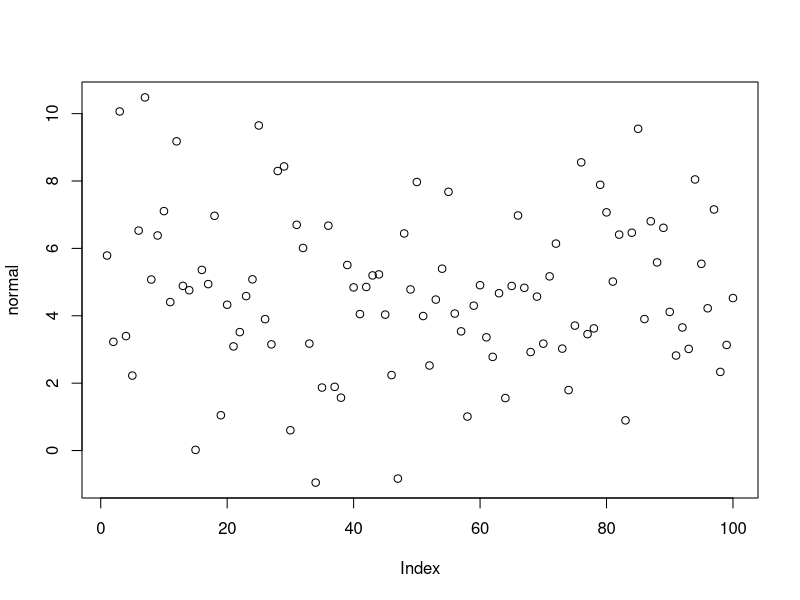
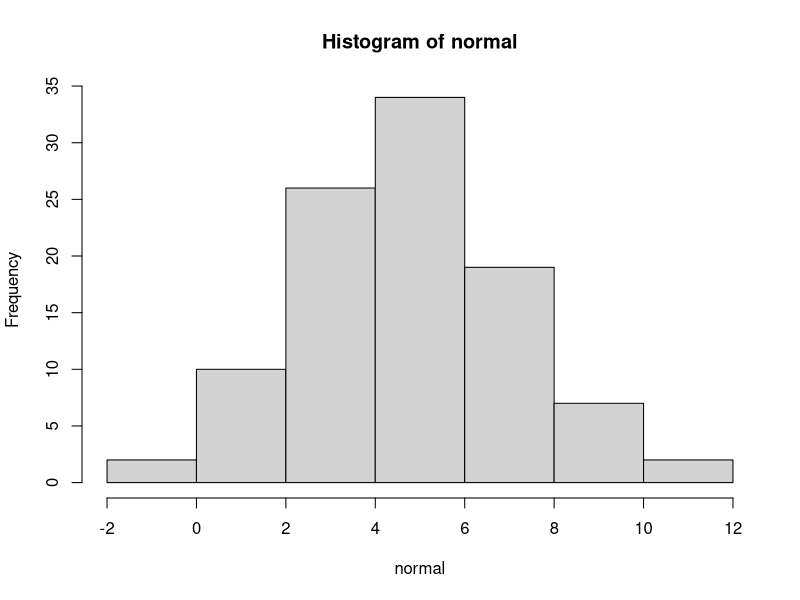
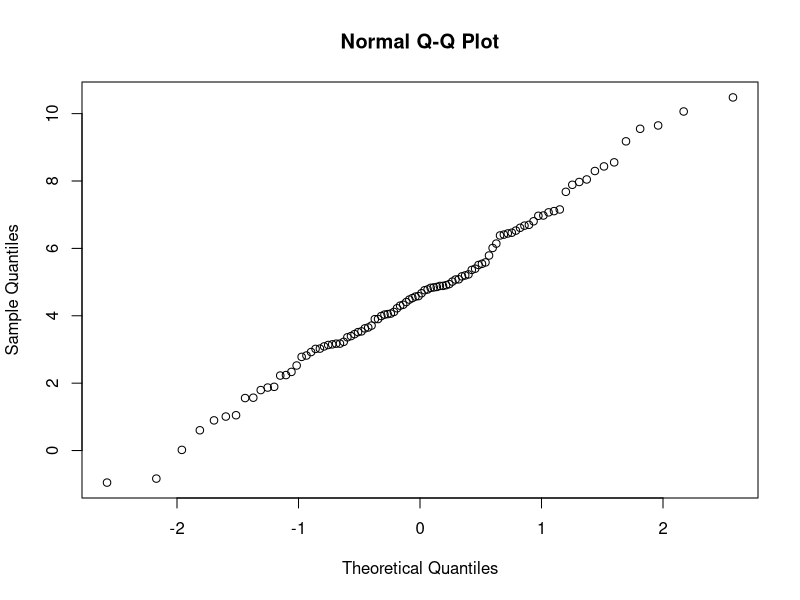
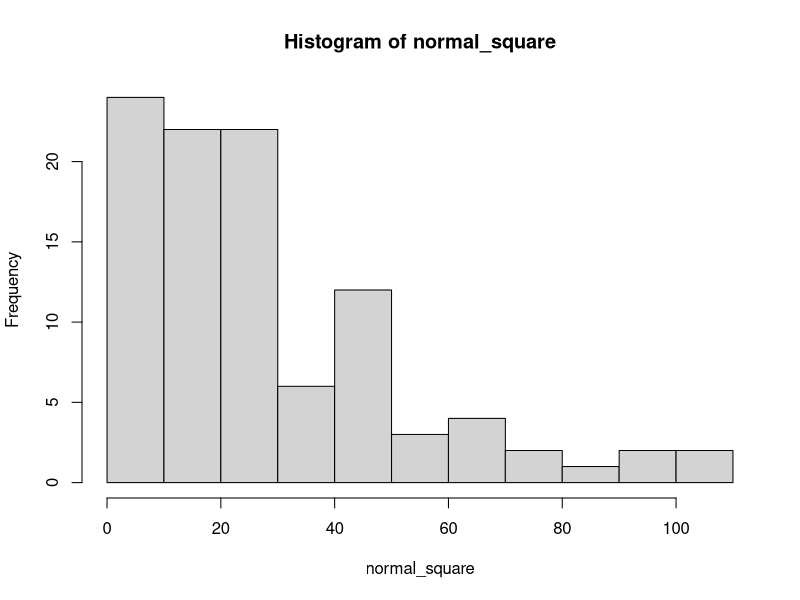
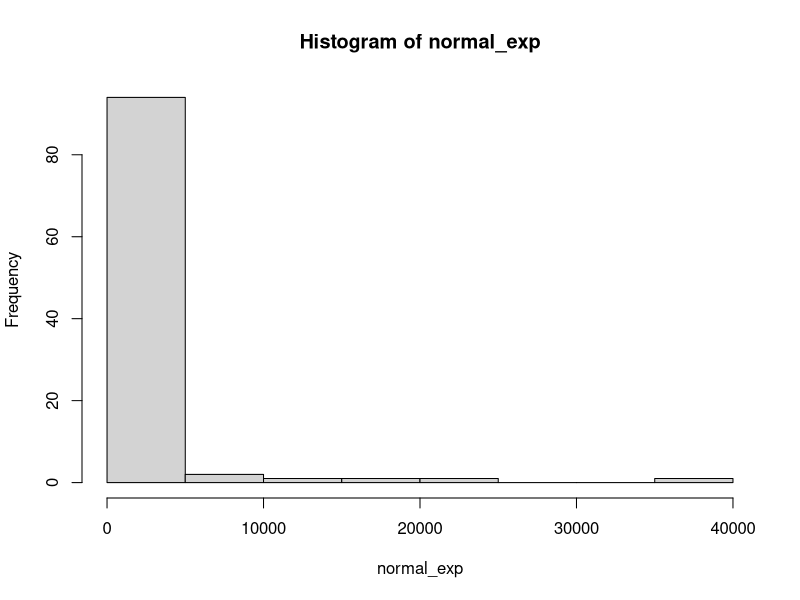
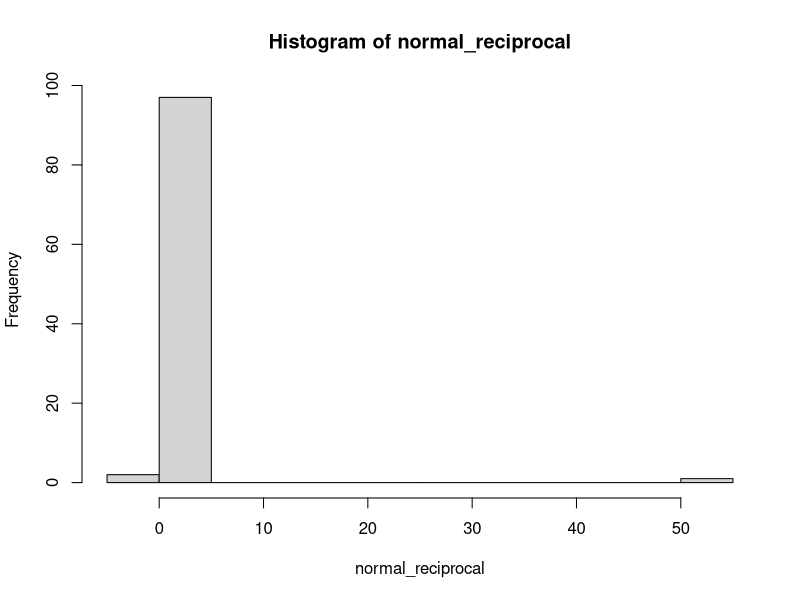
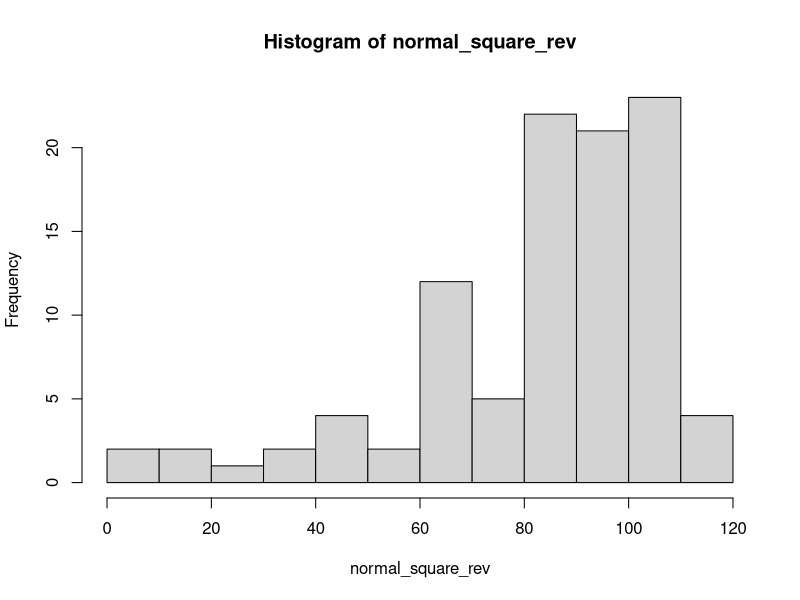
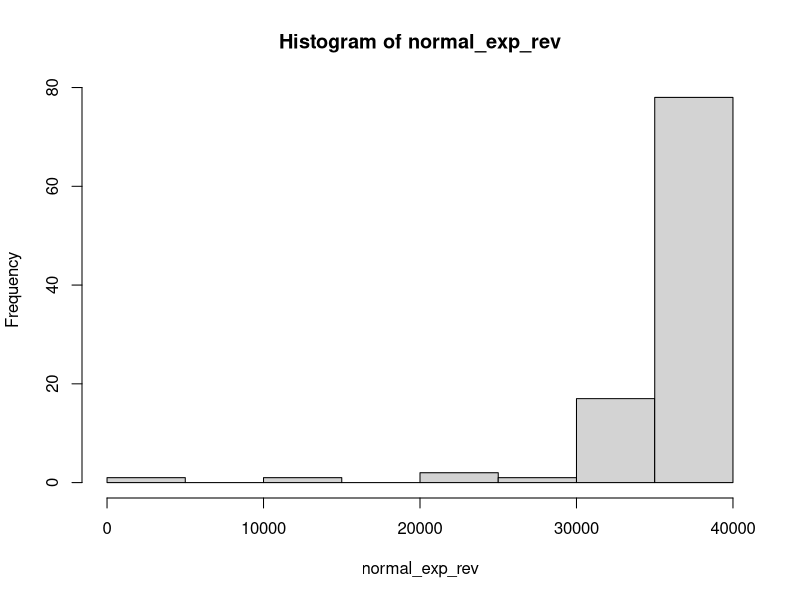

R code for these plots, in order:
## ---- chunk 1
# 生成正态分布数据
normal <- rnorm(100,mean = 5, sd = 2.5)
plot(normal)

# 从直方图可以看出数据符合正态分布
hist(normal)

# 从QQ plot也可以看出来
qqnorm(normal)
## ---- chunk 2
# 数据的平方根
normal_square <- normal ^ 2

# 现在的直方图
hist(normal_square)
## ---- chunk 3
# 数据的幂值
normal_exp <- exp(normal)

hist(normal_exp)
## ---- chunk 4
# 数据的幂值
normal_reciprocal <- 1/normal

hist(normal_reciprocal)
## ---- chunk 5
knitr::include_graphics("https://vnote-1251564393.cos.ap-chengdu.myqcloud.com/1586666475_20200412124107047_26263.png")
## ---- chunk 6
# 轻度负偏态
normal_square_rev <- max(normal_square)+1-normal_square
hist(normal_square_rev)
## ---- chunk 7
# 中度负偏态
normal_exp_rev <- max(normal_exp)+1-normal_exp
hist(normal_exp_rev)
## ---- chunk 8
# 重度负偏态
normal_reciprocal_rev <- max(normal_reciprocal) + 1 - normal_reciprocal
hist(normal_reciprocal_rev)
